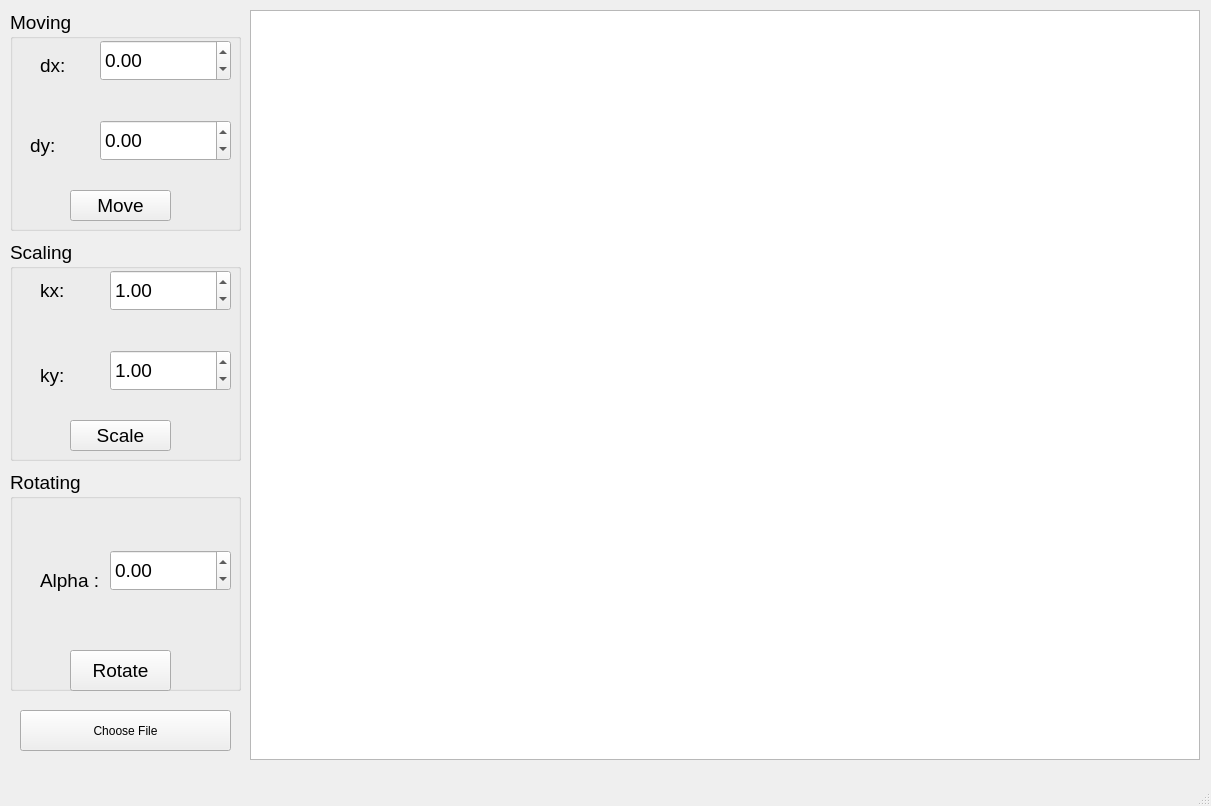
<?xml version="1.0" encoding="UTF-8"?>
<ui version="4.0">
 <class>MainWindow</class>
 <widget class="QMainWindow" name="MainWindow">
  <property name="geometry">
   <rect>
    <x>0</x>
    <y>0</y>
    <width>1211</width>
    <height>806</height>
   </rect>
  </property>
  <property name="windowTitle">
   <string>MainWindow</string>
  </property>
  <widget class="QWidget" name="centralwidget">
   <widget class="QGroupBox" name="groupBox">
    <property name="geometry">
     <rect>
      <x>10</x>
      <y>10</y>
      <width>231</width>
      <height>221</height>
     </rect>
    </property>
    <property name="font">
     <font>
      <pointsize>14</pointsize>
     </font>
    </property>
    <property name="title">
     <string>Moving</string>
    </property>
    <widget class="QDoubleSpinBox" name="entry_dx">
     <property name="geometry">
      <rect>
       <x>90</x>
       <y>30</y>
       <width>131</width>
       <height>41</height>
      </rect>
     </property>
     <property name="minimum">
      <double>-1000.000000000000000</double>
     </property>
     <property name="maximum">
      <double>1000.000000000000000</double>
     </property>
    </widget>
    <widget class="QDoubleSpinBox" name="entry_dy">
     <property name="geometry">
      <rect>
       <x>90</x>
       <y>110</y>
       <width>131</width>
       <height>41</height>
      </rect>
     </property>
     <property name="minimum">
      <double>-1000.000000000000000</double>
     </property>
     <property name="maximum">
      <double>1000.000000000000000</double>
     </property>
    </widget>
    <widget class="QPushButton" name="button_move">
     <property name="geometry">
      <rect>
       <x>60</x>
       <y>180</y>
       <width>101</width>
       <height>31</height>
      </rect>
     </property>
     <property name="text">
      <string>Move</string>
     </property>
    </widget>
    <widget class="QLabel" name="label_dx">
     <property name="geometry">
      <rect>
       <x>30</x>
       <y>40</y>
       <width>49</width>
       <height>31</height>
      </rect>
     </property>
     <property name="text">
      <string>dx:</string>
     </property>
    </widget>
    <widget class="QLabel" name="label_dy">
     <property name="geometry">
      <rect>
       <x>20</x>
       <y>120</y>
       <width>49</width>
       <height>31</height>
      </rect>
     </property>
     <property name="text">
      <string>dy:</string>
     </property>
    </widget>
   </widget>
   <widget class="QGraphicsView" name="graphicsView">
    <property name="geometry">
     <rect>
      <x>250</x>
      <y>10</y>
      <width>950</width>
      <height>750</height>
     </rect>
    </property>
   </widget>
   <widget class="QGroupBox" name="groupBox_2">
    <property name="geometry">
     <rect>
      <x>10</x>
      <y>240</y>
      <width>231</width>
      <height>221</height>
     </rect>
    </property>
    <property name="font">
     <font>
      <pointsize>14</pointsize>
     </font>
    </property>
    <property name="title">
     <string>Scaling</string>
    </property>
    <widget class="QDoubleSpinBox" name="entry_kx">
     <property name="geometry">
      <rect>
       <x>100</x>
       <y>30</y>
       <width>121</width>
       <height>41</height>
      </rect>
     </property>
     <property name="maximum">
      <double>1000.000000000000000</double>
     </property>
     <property name="singleStep">
      <double>0.500000000000000</double>
     </property>
     <property name="value">
      <double>1.000000000000000</double>
     </property>
    </widget>
    <widget class="QDoubleSpinBox" name="entry_ky">
     <property name="geometry">
      <rect>
       <x>100</x>
       <y>110</y>
       <width>121</width>
       <height>41</height>
      </rect>
     </property>
     <property name="maximum">
      <double>1000.000000000000000</double>
     </property>
     <property name="singleStep">
      <double>0.500000000000000</double>
     </property>
     <property name="value">
      <double>1.000000000000000</double>
     </property>
    </widget>
    <widget class="QPushButton" name="button_scale">
     <property name="geometry">
      <rect>
       <x>60</x>
       <y>180</y>
       <width>101</width>
       <height>31</height>
      </rect>
     </property>
     <property name="text">
      <string>Scale</string>
     </property>
    </widget>
    <widget class="QLabel" name="label_kx">
     <property name="geometry">
      <rect>
       <x>30</x>
       <y>40</y>
       <width>49</width>
       <height>21</height>
      </rect>
     </property>
     <property name="text">
      <string>kx:</string>
     </property>
    </widget>
    <widget class="QLabel" name="label_ky">
     <property name="geometry">
      <rect>
       <x>30</x>
       <y>120</y>
       <width>49</width>
       <height>31</height>
      </rect>
     </property>
     <property name="text">
      <string>ky:</string>
     </property>
    </widget>
   </widget>
   <widget class="QPushButton" name="button_file">
    <property name="geometry">
     <rect>
      <x>20</x>
      <y>710</y>
      <width>211</width>
      <height>41</height>
     </rect>
    </property>
    <property name="styleSheet">
     <string notr="true"/>
    </property>
    <property name="text">
     <string>Choose File</string>
    </property>
   </widget>
   <widget class="QGroupBox" name="groupBox_3">
    <property name="geometry">
     <rect>
      <x>10</x>
      <y>470</y>
      <width>231</width>
      <height>221</height>
     </rect>
    </property>
    <property name="font">
     <font>
      <pointsize>14</pointsize>
     </font>
    </property>
    <property name="title">
     <string>Rotating</string>
    </property>
    <widget class="QDoubleSpinBox" name="entry_alpha">
     <property name="geometry">
      <rect>
       <x>100</x>
       <y>80</y>
       <width>121</width>
       <height>41</height>
      </rect>
     </property>
     <property name="minimum">
      <double>-1000.000000000000000</double>
     </property>
     <property name="maximum">
      <double>1000.000000000000000</double>
     </property>
    </widget>
    <widget class="QPushButton" name="button_rotate">
     <property name="geometry">
      <rect>
       <x>60</x>
       <y>180</y>
       <width>101</width>
       <height>41</height>
      </rect>
     </property>
     <property name="text">
      <string>Rotate</string>
     </property>
    </widget>
    <widget class="QLabel" name="label_alpha">
     <property name="geometry">
      <rect>
       <x>30</x>
       <y>95</y>
       <width>61</width>
       <height>31</height>
      </rect>
     </property>
     <property name="text">
      <string>Alpha :</string>
     </property>
    </widget>
   </widget>
  </widget>
  <widget class="QMenuBar" name="menubar">
   <property name="geometry">
    <rect>
     <x>0</x>
     <y>0</y>
     <width>1211</width>
     <height>26</height>
    </rect>
   </property>
  </widget>
  <widget class="QStatusBar" name="statusbar"/>
 </widget>
 <resources/>
 <connections/>
</ui>
